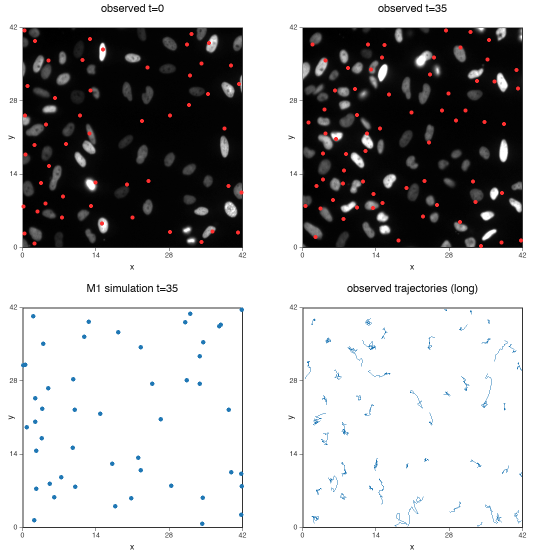
#> input picture outputs_video/figures/fig_video_overview.png, 1120 x 1120 px (shown at 1/2 size)
$ python video_pipeline.py --video ../outputs_video/figures/fig_video_overview.png
#> lines starting #> are read from the running program, lines starting #| are printed output that depends on the picture
"""Initial video -> tracks -> population fit -> simulation verification.

This script is deliberately modest:

- input: a 2D time-lapse (GIF natively; MP4/AVI via ffmpeg)
- segmentation: Otsu threshold + connected components (bright nuclei/cells)
- tracking: greedy nearest-neighbour linking (for QC / visualisation only)
- statistics: *tracking-free* frame-level statistics, so identity switches do
  not poison the fit
- model: the same M1/M3 mechanisms as ``model.py``, initialised from the
  observed first frame
- output: figures + ``results.json``

It is a feasibility check, not a production cell-tracking pipeline.
"""

from __future__ import annotations

import argparse
import json
import os
import shutil
import subprocess
import sys
import tempfile
import time
from collections import deque
from dataclasses import asdict
from typing import Dict, List, Optional, Sequence, Tuple

import numpy as np
from PIL import Image, ImageSequence

HERE = os.path.dirname(os.path.abspath(__file__))
if HERE not in sys.path:
    sys.path.insert(0, HERE)

from model import DENSITY_EDGES, Params, R_EDGES, simulate  # noqa: E402
from infer import nelder_mead, vec_to_params  # noqa: E402
from plotting import Plot, viridis  # noqa: E402

ROOT = os.path.dirname(HERE)
OUTDIR = os.path.join(ROOT, "outputs_video")
FIGDIR = os.path.join(OUTDIR, "figures")

L_MODEL = 42.0
R_MODEL = 3.0
DT_FRAME = 1.0

VIDEO_STAT_NAMES = (
    [f"speed@rho_bin{b}" for b in range(len(DENSITY_EDGES) - 1)]
    + ["nn_mean", "nn_std", "speed_mean", "speed_std"]
    + [f"g(r)_{R_EDGES[b]:.0f}-{R_EDGES[b+1]:.0f}" for b in range(len(R_EDGES) - 1)]
    + ["local_alignment", "density_contrast"]
)


def log(msg: str):
    print(f"[{time.strftime('%H:%M:%S')}] {msg}", flush=True)


# ---------------------------------------------------------------------------
# Video loading
# ---------------------------------------------------------------------------

def _load_with_pillow(path: str, max_frames: int, step: int, size: Optional[int]):
#> called with max_frames = 36, step = 2, size = 512
    im = Image.open(path)
#> im is the input picture: PIL image 1120x1120 RGB; mean R, G, B 180.5, 179.9, 180.2
    frames = []
    for i, fr in enumerate(ImageSequence.Iterator(im)):
        if i % step:
            continue
        g = fr.convert("L")
        if size:
            g = g.resize((size, size), Image.BILINEAR)
        frames.append(np.asarray(g, dtype=np.float32))
        if max_frames and len(frames) >= max_frames:
            break
#> this loop made 1 pass
#> pass 1, in _load_with_pillow, `g = g.resize((size, size), Image.BILINEAR)`:
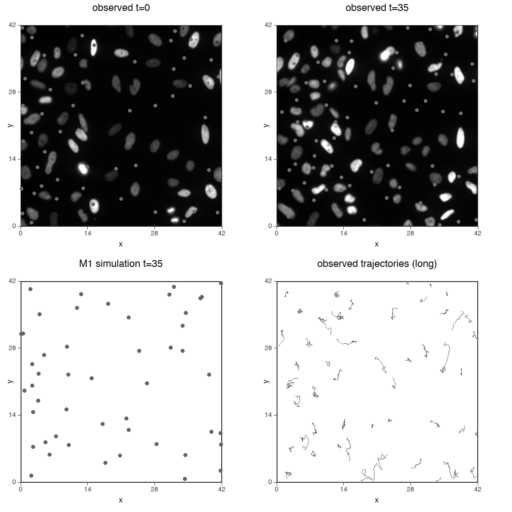
#> g: PIL image 512x512 L; min 0, max 255, mean 180.1
#> after the loop, frames = 1 item
    return frames


# [23 lines left out: function _load_with_ffmpeg, not called in this run]


def load_video(path: str, max_frames: int = 36, step: int = 2, size: Optional[int] = 512):
    if path.lower().endswith((".gif", ".tif", ".tiff", ".png")):
        try:
            return _load_with_pillow(path, max_frames, step, size)
        except Exception:
            if path.lower().endswith((".gif", ".png")):
                raise
    return _load_with_ffmpeg(path, max_frames, step, size)


# ---------------------------------------------------------------------------
# Segmentation
# ---------------------------------------------------------------------------

# [383 lines left out: functions _blur, otsu_threshold, _components, segment, track_detections, _pairwise and 7 more, not called in this run]


def shell_midpoints():
    return 0.5 * (R_EDGES[1:] + R_EDGES[:-1])


# [10 lines left out: function combine, not called in this run]


# ---------------------------------------------------------------------------
# Main
# ---------------------------------------------------------------------------

def main():
    ap = argparse.ArgumentParser()
    ap.add_argument("--video", default=os.path.join(ROOT, "data", "deepcell_raw_docs.gif"))
    ap.add_argument("--max-frames", type=int, default=36)
    ap.add_argument("--step", type=int, default=2)
    ap.add_argument("--size", type=int, default=512)
    args = ap.parse_args()

    os.makedirs(FIGDIR, exist_ok=True)
    log(f"loading {args.video}")
    frames = load_video(args.video, max_frames=args.max_frames, step=args.step, size=args.size)
#> frames = 1 item
    if len(frames) < 8:
#> (the run stopped early here; a loop or call above may not have finished)
